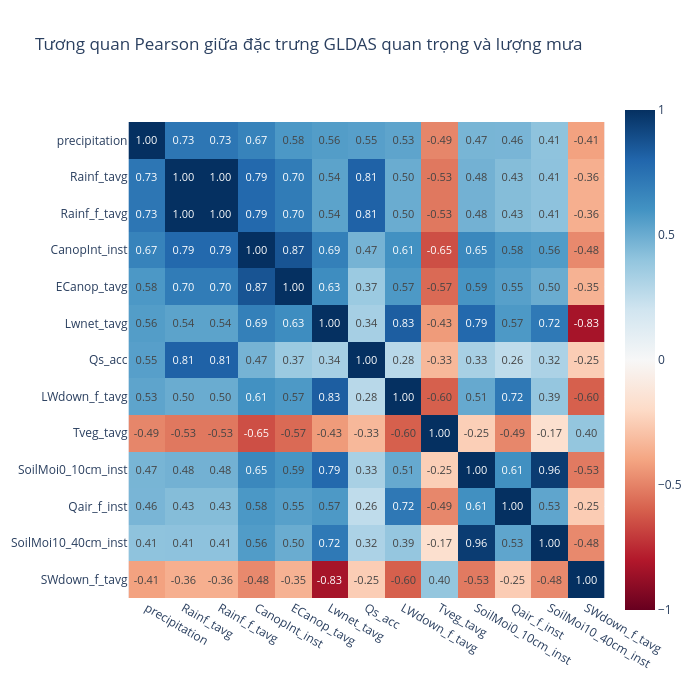

Notebook code cell kept with this figure:
### Markdown cell above
## 8. EDA: Feature Importance Preview

Đo lường mức tương quan tuyến tính giữa các đặc trưng được chọn và lượng mưa để kiểm chứng giá trị thông tin.

### Code cell
importance_table = corr_with_target.loc[important_features].sort_values(
    key=np.abs, ascending=False
)
heatmap_df = final_df[["precipitation"] + important_features].corr()

importance_fig = px.imshow(
    heatmap_df,
    text_auto=".2f",
    color_continuous_scale="RdBu",
    zmin=-1,
    zmax=1,
    title="Tương quan Pearson giữa đặc trưng GLDAS quan trọng và lượng mưa",
)
importance_fig.update_layout(width=700, height=700)
importance_fig.show()

importance_table.to_frame("pearson_corr")

### Figure 1 — Plotly figure (JSON) as saved in the notebook; plotly's stock layout.template omitted (floating-point values rounded to 4 significant figures; data arrays with more than 128 entries replaced by an {"elided": "..."} marker saying what was removed)
{"data": [{"coloraxis": "coloraxis", "hovertemplate": "x: %{x}<br>y: %{y}<br>color: %{z}<extra></extra>", "name": "0", "texttemplate": "%{z:.2f}", "type": "heatmap", "x": ["precipitation", "Rainf_tavg", "Rainf_f_tavg", "CanopInt_inst", "ECanop_tavg", "Lwnet_tavg", "Qs_acc", "LWdown_f_tavg", "Tveg_tavg", "SoilMoi0_10cm_inst", "Qair_f_inst", "SoilMoi10_40cm_inst", "SWdown_f_tavg"], "xaxis": "x", "y": ["precipitation", "Rainf_tavg", "Rainf_f_tavg", "CanopInt_inst", "ECanop_tavg", "Lwnet_tavg", "Qs_acc", "LWdown_f_tavg", "Tveg_tavg", "SoilMoi0_10cm_inst", "Qair_f_inst", "SoilMoi10_40cm_inst", "SWdown_f_tavg"], "yaxis": "y", "z": {"elided": "13x13 float values"}}], "layout": {"coloraxis": {"cmax": 1, "cmin": -1, "colorscale": [[0, "rgb(103,0,31)"], [0.1, "rgb(178,24,43)"], [0.2, "rgb(214,96,77)"], [0.3, "rgb(244,165,130)"], [0.4, "rgb(253,219,199)"], [0.5, "rgb(247,247,247)"], [0.6, "rgb(209,229,240)"], [0.7, "rgb(146,197,222)"], [0.8, "rgb(67,147,195)"], [0.9, "rgb(33,102,172)"], [1, "rgb(5,48,97)"]]}, "height": 700, "title": {"text": "Tương quan Pearson giữa đặc trưng GLDAS quan trọng và lượng mưa"}, "width": 700, "xaxis": {"anchor": "y", "constrain": "domain", "domain": [0, 1], "scaleanchor": "y"}, "yaxis": {"anchor": "x", "autorange": "reversed", "constrain": "domain", "domain": [0, 1]}}}
